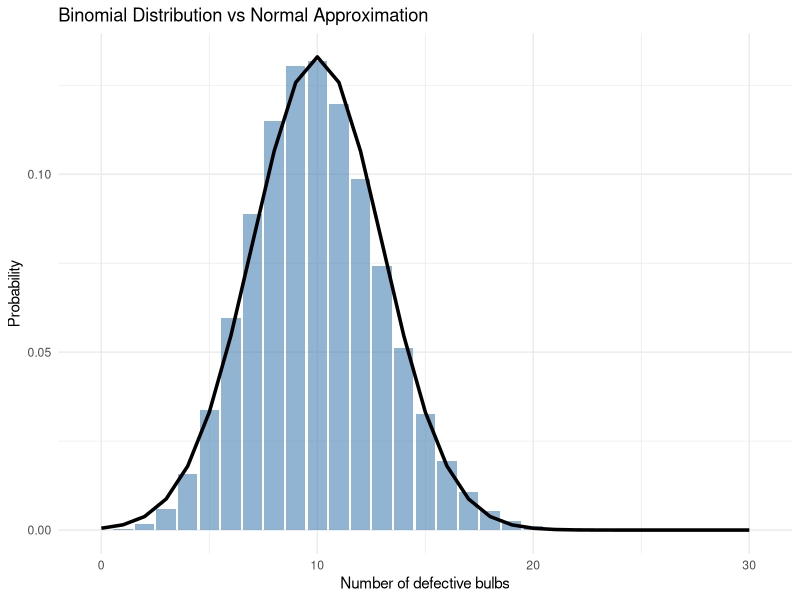

R code for this plot:
## ---- chunk 1

## ---- chunk 2
n <- 100
p <- 0.1
mu <- n * p
sigma <- sqrt(n * p * (1 - p))
mu; sigma
## ---- chunk 3
p_exact <- pbinom(8, size = n, prob = p)
p_exact
## ---- chunk 4
z <- (8.5 - mu) / sigma
p_approx <- pnorm(z)
p_approx
## ---- chunk 5
set.seed(123)
sim <- rbinom(1e5, size = n, prob = p)
mean(sim <= 8)
## ---- chunk 6
library(ggplot2)

# Range around the mean
y_vals <- 0:30
binom_probs <- dbinom(y_vals, size = n, prob = p)
norm_approx <- dnorm(y_vals, mean = mu, sd = sigma)

df <- data.frame(
  y = y_vals,
  Binomial = binom_probs,
  NormalApprox = norm_approx
)

ggplot(df, aes(x = y)) +
  geom_col(aes(y = Binomial), fill = "steelblue", alpha = 0.6) +
  geom_line(aes(y = NormalApprox), color = "black", size = 1.2) +
  labs(
    title = "Binomial Distribution vs Normal Approximation",
    y = "Probability",
    x = "Number of defective bulbs"
  ) +
  theme_minimal()
